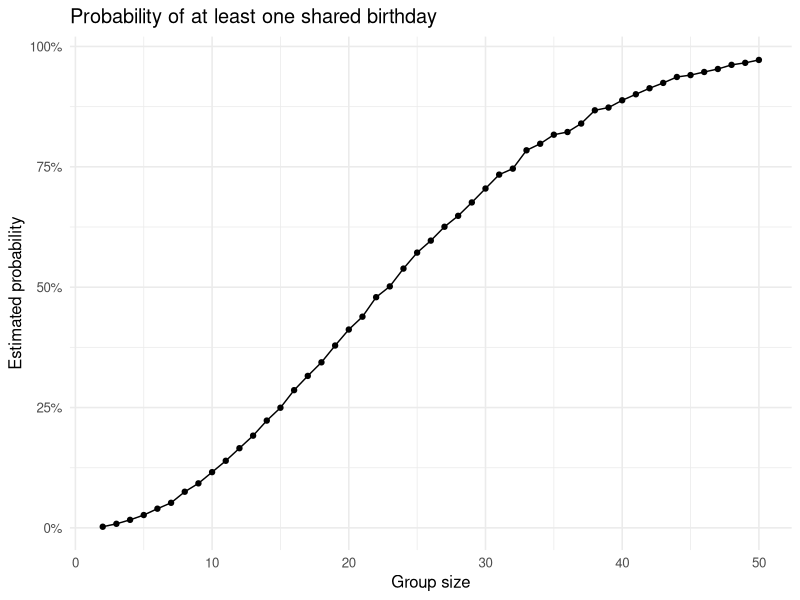

The R source for this figure:
## ---- chunk 1
library(tidyverse)
set.seed(1)

knitr::opts_chunk$set(
  echo = TRUE, message = FALSE, warning = FALSE,
  fig.align = "center", fig.width = 7, fig.height = 4, dpi = 200
)


if (!dir.exists("data")) dir.create("data")
if (!dir.exists("results")) dir.create("results")
## ---- chunk 2
bday_sim = function(n_room){
  birthdays = sample(1:365, n_room, replace = TRUE)
  
  repeated_bday = length(unique(birthdays)) < n_room
  
  repeated_bday
}


bday_sim_results = 
  expand_grid(
    bdays = 2:50,        
    iter = 1:10000        
  ) |> 
  mutate(
    result = map_lgl(bdays, bday_sim)   
  ) |> 
  group_by(
    bdays
  ) |> 
  summarize(
    prob_repeat = mean(result)
  )


bday_sim_results |> 
  ggplot(aes(x = bdays, y = prob_repeat)) +
  geom_point() +
  geom_line() +
  scale_y_continuous(labels = scales::percent_format(accuracy = 1)) +
  labs(
    title = "Probability of at least one shared birthday",
    x = "Group size",
    y = "Estimated probability"
  ) +
  theme_minimal(base_size = 12)

